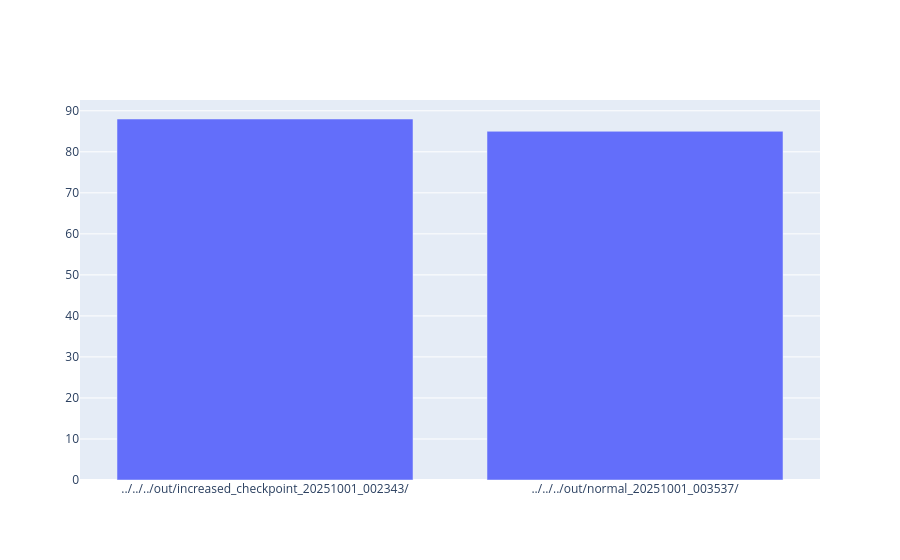
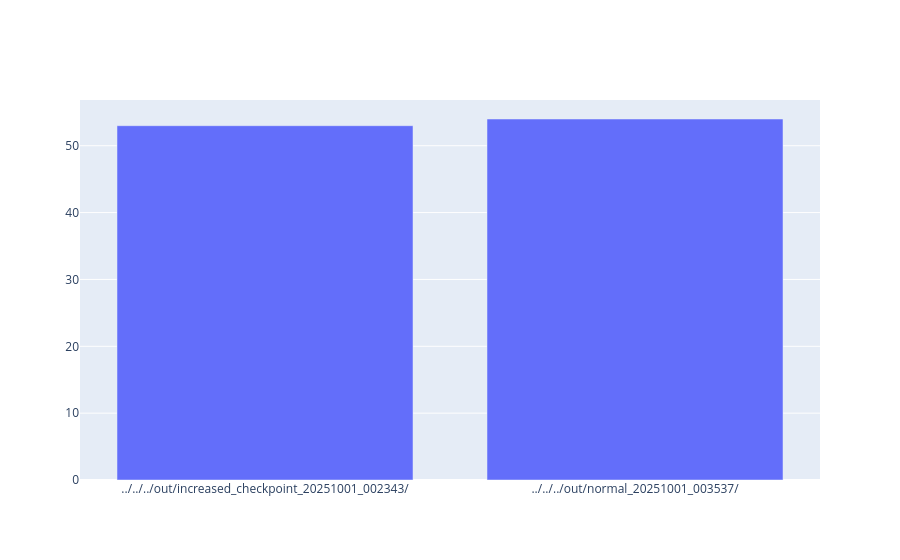

Notebook source saved alongside these figures, in order:
### Code cell
def plot_max_cpu_by_folder(role):
    folder_cpu_max = df.query("Role == @role ").groupby("folder")[["cpu"]].max().reset_index().sort_values("folder")
    fig = go.Figure() 
    fig.add_trace(go.Bar(x=folder_cpu_max.folder,y=folder_cpu_max.cpu.astype(float)))
    fig.show()

plot_max_cpu_by_folder(2)
plot_max_cpu_by_folder(1)

### Figure 1 — Plotly figure (JSON) as saved in the notebook; plotly's stock layout.template omitted (floating-point values rounded to 4 significant figures)
{"data": [{"type": "bar", "x": ["../../../out/increased_checkpoint_20251001_002343/", "../../../out/normal_20251001_003537/"], "y": [88.0, 85.0]}], "layout": {}}

### Figure 2 — Plotly figure (JSON) as saved in the notebook; plotly's stock layout.template omitted (floating-point values rounded to 4 significant figures)
{"data": [{"type": "bar", "x": ["../../../out/increased_checkpoint_20251001_002343/", "../../../out/normal_20251001_003537/"], "y": [53.0, 54.0]}], "layout": {}}
